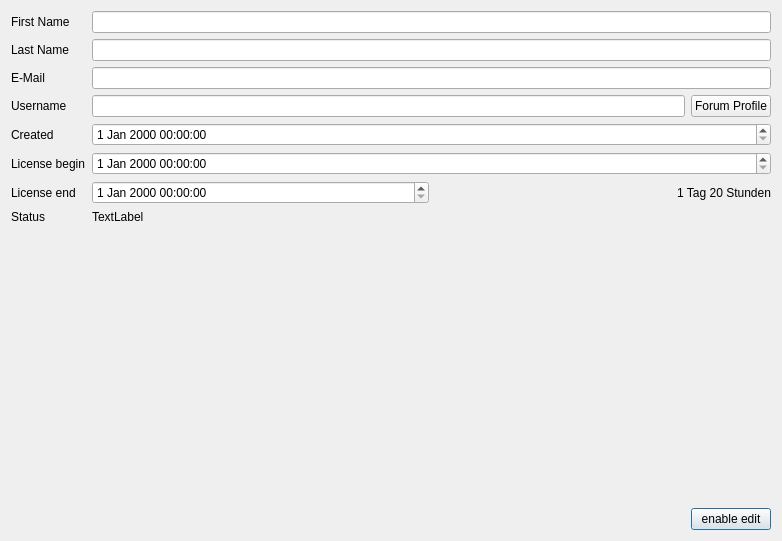
<?xml version="1.0" encoding="UTF-8"?>
<ui version="4.0">
 <class>LicenseInfo</class>
 <widget class="QDialog" name="LicenseInfo">
  <property name="geometry">
   <rect>
    <x>0</x>
    <y>0</y>
    <width>782</width>
    <height>541</height>
   </rect>
  </property>
  <property name="sizePolicy">
   <sizepolicy hsizetype="Minimum" vsizetype="Preferred">
    <horstretch>0</horstretch>
    <verstretch>0</verstretch>
   </sizepolicy>
  </property>
  <property name="minimumSize">
   <size>
    <width>400</width>
    <height>0</height>
   </size>
  </property>
  <property name="windowTitle">
   <string>Form</string>
  </property>
  <layout class="QGridLayout" name="gridLayout">
   <item row="1" column="1">
    <spacer name="verticalSpacer">
     <property name="orientation">
      <enum>Qt::Vertical</enum>
     </property>
     <property name="sizeHint" stdset="0">
      <size>
       <width>20</width>
       <height>40</height>
      </size>
     </property>
    </spacer>
   </item>
   <item row="2" column="1">
    <widget class="QPushButton" name="btn_edit">
     <property name="text">
      <string>enable edit</string>
     </property>
    </widget>
   </item>
   <item row="2" column="0">
    <spacer name="horizontalSpacer">
     <property name="orientation">
      <enum>Qt::Horizontal</enum>
     </property>
     <property name="sizeHint" stdset="0">
      <size>
       <width>40</width>
       <height>20</height>
      </size>
     </property>
    </spacer>
   </item>
   <item row="0" column="0" colspan="2">
    <layout class="QFormLayout" name="formLayout">
     <item row="0" column="0">
      <widget class="QLabel" name="label">
       <property name="text">
        <string>First Name</string>
       </property>
      </widget>
     </item>
     <item row="0" column="1">
      <widget class="QLineEdit" name="edit_name_first">
       <property name="frame">
        <bool>true</bool>
       </property>
      </widget>
     </item>
     <item row="1" column="0">
      <widget class="QLabel" name="label_2">
       <property name="text">
        <string>Last Name</string>
       </property>
      </widget>
     </item>
     <item row="1" column="1">
      <widget class="QLineEdit" name="edit_name_last">
       <property name="frame">
        <bool>true</bool>
       </property>
      </widget>
     </item>
     <item row="2" column="0">
      <widget class="QLabel" name="label_7">
       <property name="text">
        <string>E-Mail</string>
       </property>
      </widget>
     </item>
     <item row="2" column="1">
      <widget class="QLineEdit" name="edit_email">
       <property name="frame">
        <bool>true</bool>
       </property>
      </widget>
     </item>
     <item row="3" column="0">
      <widget class="QLabel" name="label_3">
       <property name="text">
        <string>Username</string>
       </property>
      </widget>
     </item>
     <item row="3" column="1">
      <layout class="QHBoxLayout" name="horizontalLayout">
       <item>
        <widget class="QLineEdit" name="edit_username">
         <property name="frame">
          <bool>true</bool>
         </property>
        </widget>
       </item>
       <item>
        <widget class="QPushButton" name="btn_forum">
         <property name="text">
          <string>Forum Profile</string>
         </property>
         <property name="checkable">
          <bool>false</bool>
         </property>
         <property name="checked">
          <bool>false</bool>
         </property>
         <property name="autoDefault">
          <bool>false</bool>
         </property>
         <property name="default">
          <bool>false</bool>
         </property>
         <property name="flat">
          <bool>false</bool>
         </property>
        </widget>
       </item>
      </layout>
     </item>
     <item row="5" column="0">
      <widget class="QLabel" name="label_4">
       <property name="text">
        <string>Created</string>
       </property>
      </widget>
     </item>
     <item row="5" column="1">
      <widget class="QDateTimeEdit" name="edit_time_created">
       <property name="frame">
        <bool>true</bool>
       </property>
       <property name="readOnly">
        <bool>false</bool>
       </property>
      </widget>
     </item>
     <item row="6" column="0">
      <widget class="QLabel" name="label_5">
       <property name="text">
        <string>License begin</string>
       </property>
      </widget>
     </item>
     <item row="6" column="1">
      <widget class="QDateTimeEdit" name="edit_time_begin"/>
     </item>
     <item row="7" column="0">
      <widget class="QLabel" name="label_6">
       <property name="text">
        <string>License end</string>
       </property>
      </widget>
     </item>
     <item row="8" column="0">
      <widget class="QLabel" name="label_8">
       <property name="text">
        <string>Status</string>
       </property>
      </widget>
     </item>
     <item row="8" column="1">
      <widget class="QLabel" name="status">
       <property name="text">
        <string>TextLabel</string>
       </property>
      </widget>
     </item>
     <item row="7" column="1">
      <layout class="QHBoxLayout" name="horizontalLayout_2">
       <item>
        <widget class="QDateTimeEdit" name="edit_time_end">
         <property name="sizePolicy">
          <sizepolicy hsizetype="Preferred" vsizetype="Fixed">
           <horstretch>0</horstretch>
           <verstretch>0</verstretch>
          </sizepolicy>
         </property>
        </widget>
       </item>
       <item>
        <widget class="QLabel" name="text_length">
         <property name="sizePolicy">
          <sizepolicy hsizetype="Minimum" vsizetype="Preferred">
           <horstretch>0</horstretch>
           <verstretch>0</verstretch>
          </sizepolicy>
         </property>
         <property name="minimumSize">
          <size>
           <width>200</width>
           <height>0</height>
          </size>
         </property>
         <property name="maximumSize">
          <size>
           <width>1200</width>
           <height>16777215</height>
          </size>
         </property>
         <property name="text">
          <string>1 Tag 20 Stunden</string>
         </property>
         <property name="alignment">
          <set>Qt::AlignRight|Qt::AlignTrailing|Qt::AlignVCenter</set>
         </property>
        </widget>
       </item>
      </layout>
     </item>
    </layout>
   </item>
  </layout>
 </widget>
 <resources/>
 <connections/>
</ui>
